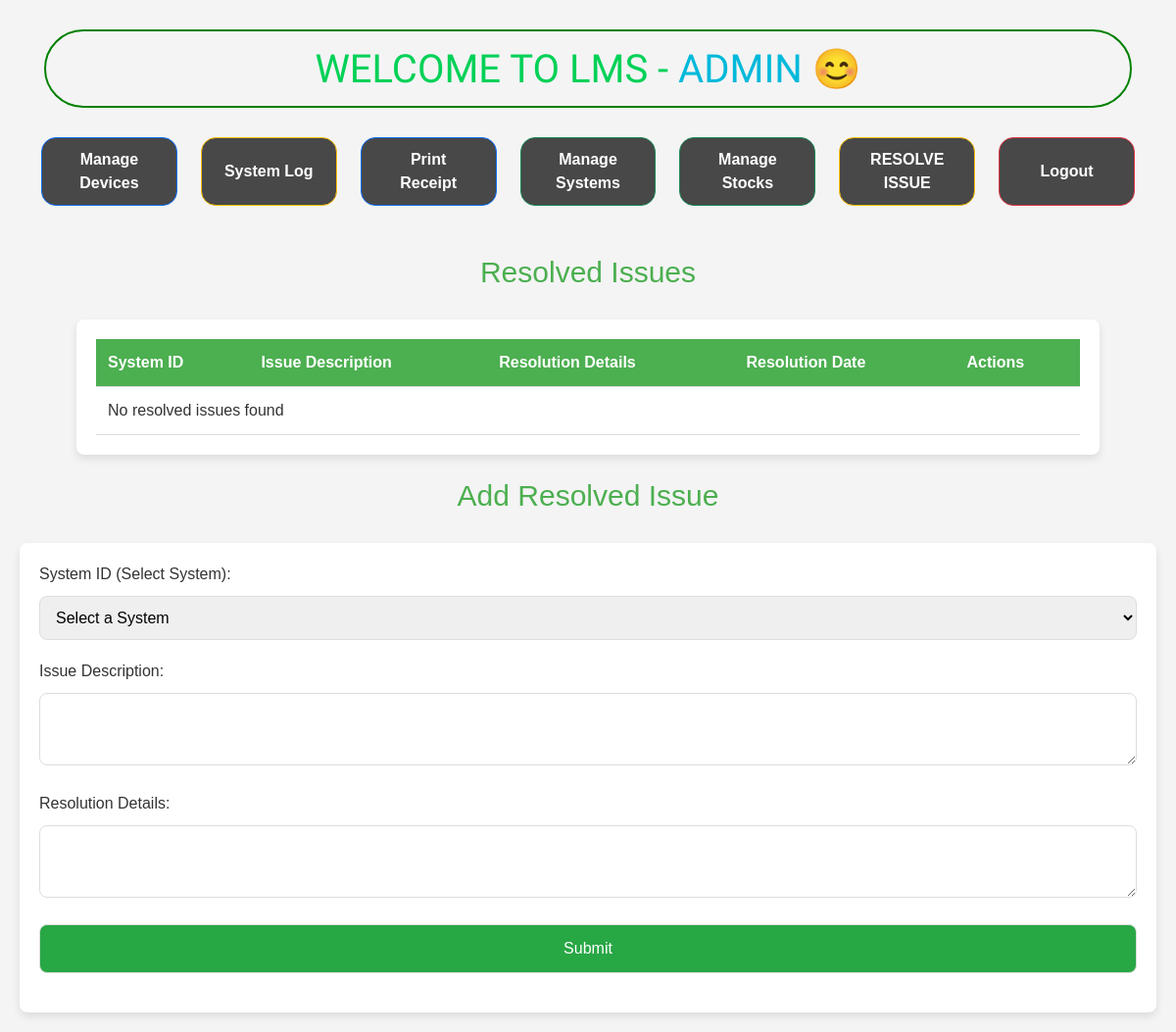
The page /admin/resolved_issues.php (signed in) on the database as committed earlier.
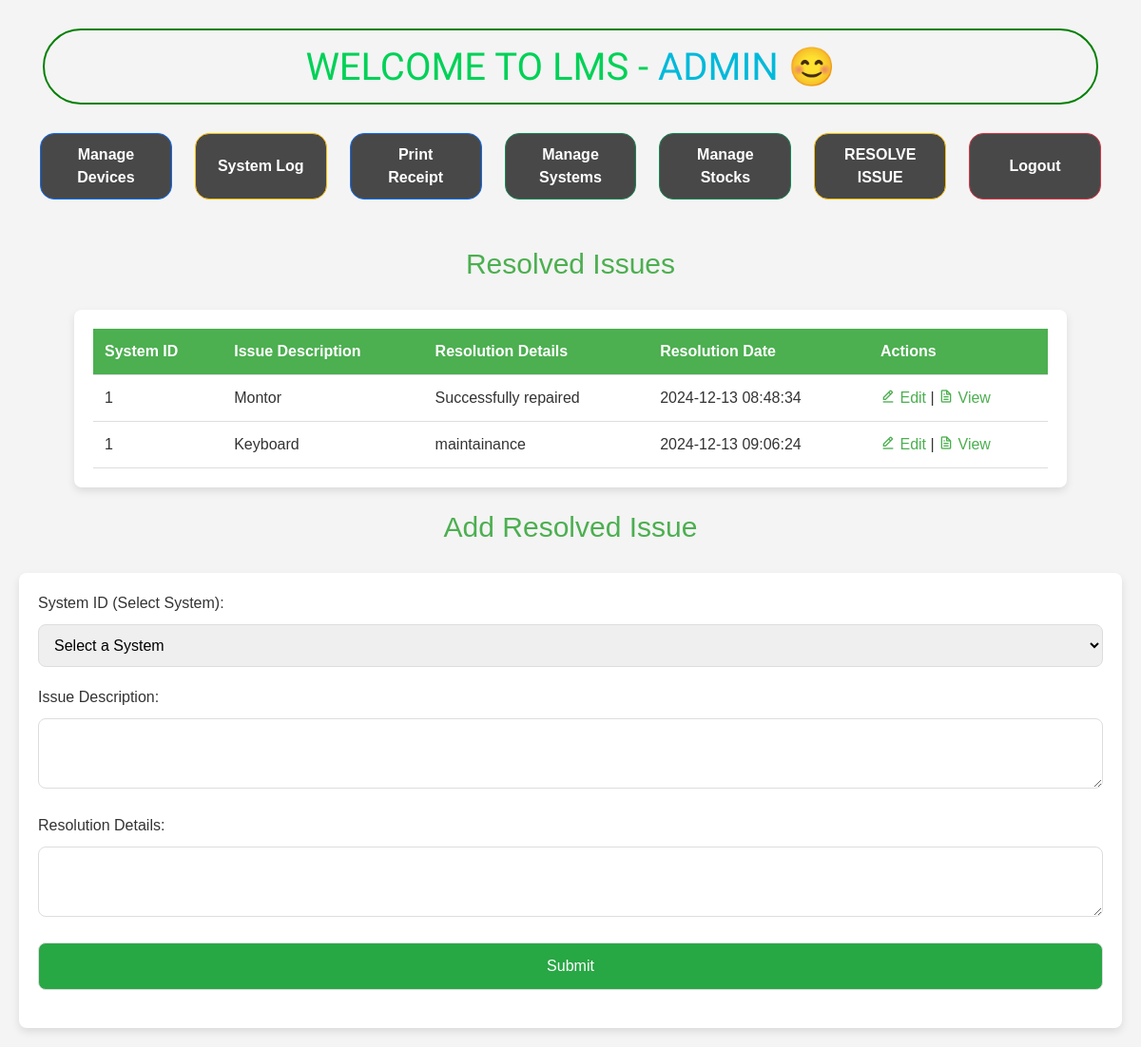
The same page on the database as committed later.
### tables this page shows
CREATE TABLE `resolved_issues` (
  `id` int(11) NOT NULL,
  `system_id` int(11) DEFAULT NULL,
  `issue_description` text DEFAULT NULL,
  `resolution_details` text DEFAULT NULL,
  `resolution_date` timestamp NOT NULL DEFAULT current_timestamp()
);

CREATE TABLE `systems` (
  `id` int(11) NOT NULL,
  `cpu_id` varchar(255) DEFAULT NULL,
  `ups_id` varchar(255) DEFAULT NULL,
  `monitor_id` varchar(255) DEFAULT NULL,
  `issue` text DEFAULT NULL,
  `description` text DEFAULT NULL,
  `lab_name` varchar(255) DEFAULT NULL,
  `os_installed` varchar(255) DEFAULT NULL,
  `ram` varchar(255) DEFAULT NULL,
  `image` varchar(255) DEFAULT NULL,
  `internet` enum('Yes','No','Unknown') NOT NULL DEFAULT 'Unknown'
);

### admin/resolved_issues.php (the view, shortened to what this page needs)
<?php
include 'header.php';
include '../includes/db.php';
$sql = "SELECT r.id, r.issue_description, r.resolution_details, r.resolution_date, s.id as system_id
        FROM resolved_issues r
        JOIN systems s ON r.system_id = s.id";
$result = $conn->query($sql);
$edit_issue = null;
?>
<!DOCTYPE html>
<html lang="en">
<head>
    <link rel="stylesheet" href="admin_panel.css">
    <link rel="stylesheet" href="bootstrap.min.css">
    <link href='https://unpkg.com/boxicons@2.1.4/css/boxicons.min.css' rel='stylesheet'>
</head>
<body>
    <main>
        <h1>Resolved Issues</h1>
        <div id="resolved-issues-container">
            <table>
                <thead>
                    <tr>
                        <th>System ID</th>
                        <th>Issue Description</th>
                        <th>Resolution Details</th>
                        <th>Resolution Date</th>
                        <th>Actions</th>
                    </tr>
                </thead>
                <tbody>
                    <?php
                    if ($result->num_rows > 0) {
                        while ($row = $result->fetch_assoc()) {
                            echo "<tr>
                                    <td>" . $row['system_id'] . "</td>
                                    <td>" . $row['issue_description'] . "</td>
                                    <td>" . $row['resolution_details'] . "</td>
                                    <td>" . $row['resolution_date'] . "</td>
                                    <td><a href='?id=" . $row['id'] . "'><i class='bx bx-edit-alt'></i> Edit</a>&nbsp;|&nbsp;<a href='view_resolved_issue.php?id=" . $row['id'] . "'><i class='bx bx-file'></i> View</a></td>
                                  </tr>";
                        }
                    } else {
                        echo "<tr><td colspan='5'>No resolved issues found</td></tr>";
                    }
                    ?>
                </tbody>
            </table>
        </div>
        <br>
        <h1><?php echo $edit_issue ? 'Edit Resolved Issue' : 'Add Resolved Issue'; ?></h1>
        <form method="POST">
            <label for="system_id">System ID (Select System):</label>
            <select id="system_id" name="system_id" required>
                <option value="" disabled <?php echo !$edit_issue ? 'selected' : ''; ?>>Select a System</option>
            </select>
            <label for="issue_description">Issue Description:</label>
            <textarea id="issue_description" name="issue_description" required><?php echo $edit_issue ? $edit_issue['issue_description'] : ''; ?></textarea>
            <label for="resolution_details">Resolution Details:</label>
            <textarea id="resolution_details" name="resolution_details" required><?php echo $edit_issue ? $edit_issue['resolution_details'] : ''; ?></textarea>
            <button type="submit"><?php echo $edit_issue ? 'Update' : 'Submit'; ?></button>
        </form>
    </main>
</body>
</html>

Rows that differ between the two databases and show on the page:
added resolved_issues: system "1", issue_description "Montor", resolution_details "Successfully repaired", resolution_date "2024-12-13 08:48:34"
added resolved_issues: system "1", issue_description "Keyboard", resolution_details "maintainance", resolution_date "2024-12-13 09:06:24"
Other text that changed with them:
text no longer shown: "No resolved issues found"
